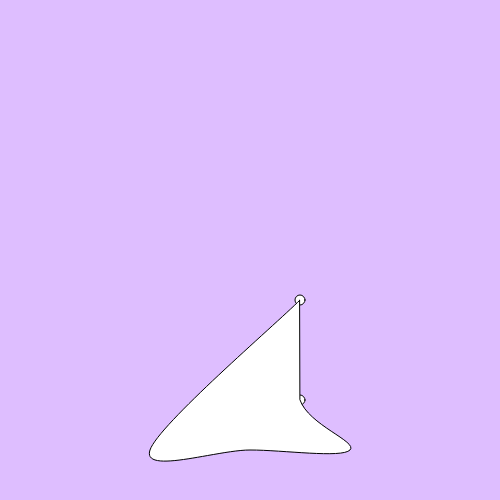
Frame 1 (no input)
Frame 60 (no input): identical to frame 1, image omitted
Frame 120 (the mouse pressed at the canvas centre since frame 60): identical to frame 1, image omitted

The p5.js sketch that drew this single still picture (run headless with seeded random() and noise() and a simulated clock; from frame 60 on, the mouse is pressed at the canvas centre):

// p5.js sketch
// ── sketch.js
function setup() {
  createCanvas(500,500);
}

function draw() {
  /*
  fill(255,0,0);
  
  triangle(0,100,100,50, 150, 100);
  strokeWeight(6);
  stroke(45,129,98);
  triangle(100,300,130,70, 170, 90);
  quad(250, 250, 300, 250, 300, 300, 175, 300);
  */
  background('#debeff');
  beginShape();
  
  vertex(300, 300);
  ellipse(300,300, 10,10);
  curveVertex(300, 400);
  ellipse(300,400, 10,10);
  curveVertex(350, 450);
  ellipse(250,450);
  vertex(250, 450);
  curveVertex(150, 450);
  // vertex(200, 460);
  // vertex(10, 460);
  // vertex(160, 460);
  endShape(CLOSE);
  
  
}
